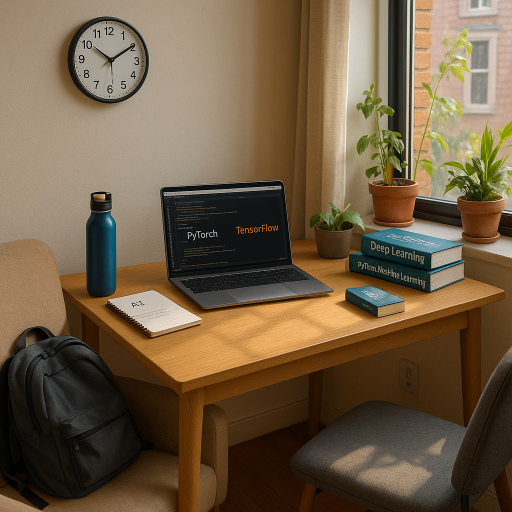
#> input picture test_image.png, 1024 x 1024 px (shown at 1/2 size)
$ python -i capture_image.py   (imports and definitions only)
#> lines starting #> are read from the running program, lines starting #| are printed output that depends on the picture; after the words box and inside, x2 and y2 are one past the last pixel; in counts of white or black regions, pixels touching at a corner belong together
#> further down, picture is the input picture: shape (1024, 1024, 3); mean B, G, R 67.7, 92.1, 111.3
import cv2
import pytesseract
import numpy as np
import google.generativeai as genai
import os
import json
from dotenv import load_dotenv
import time
import logging

logger = logging.getLogger("JarvesScannerTool")
# [1 line not run here, left out]
handler = logging.StreamHandler()
formatter = logging.Formatter('✨ %(asctime)s - %(name)s - %(levelname)s - %(message)s')
# [5 lines not run here, left out]
google_api_key = os.getenv("GOOGLE_API_KEY")
# [4 lines not run here, left out]

COLOR_BRIGHT_GREEN = (0, 255, 0)
COLOR_NEON_CYAN = (255, 255, 0)
COLOR_HOT_PINK = (180, 105, 255)
COLOR_DARK_GRAY_BG = (50, 50, 50)
COLOR_VIBRANT_YELLOW = (0, 255, 255)

# [16 lines left out: function put_text_with_bg, not called in this run]

def find_document_contours(image):
    gray = cv2.cvtColor(image, cv2.COLOR_BGR2GRAY)
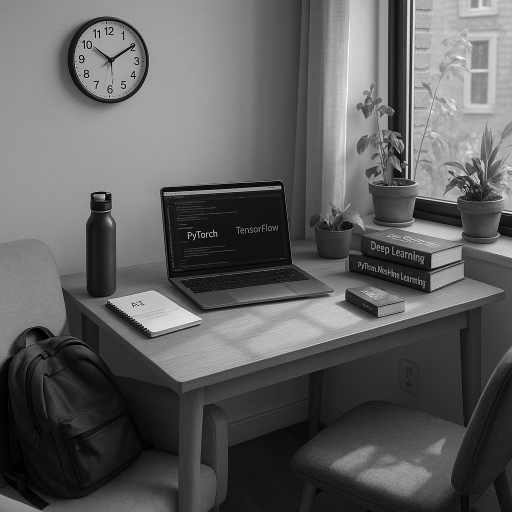
#> gray: shape (1024, 1024) (shown at 1/2 size); min 0, max 255, mean 95.1
    blurred = cv2.GaussianBlur(gray, (5, 5), 0)
    edged = cv2.Canny(blurred, 50, 150)
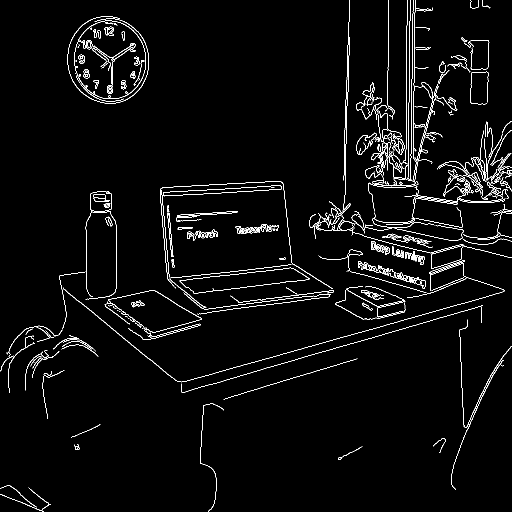
#> edged: shape (1024, 1024) (shown at 1/2 size); 2.9% white in thin lines or dots
    contours, _ = cv2.findContours(edged.copy(), cv2.RETR_LIST, cv2.CHAIN_APPROX_SIMPLE)
#> contours = 408 contours, 240 with area under 20; largest, box (x1, y1, x2, y2) and area: (148, 41, 292, 198) 17662, (148, 41, 292, 198) 17522, (216, 580, 404, 672) 8233, (216, 580, 404, 665) 8136, (359, 535, 619, 587) 6446
    contours = sorted(contours, key=cv2.contourArea, reverse=True)[:5]
#> contours = 5 contours; box (x1, y1, x2, y2) and area: (148, 41, 292, 198) 17662, (148, 41, 292, 198) 17522, (216, 580, 404, 672) 8233, (216, 580, 404, 665) 8136, (359, 535, 619, 587) 6446
    doc_contour = None
    for c in contours:
        peri = cv2.arcLength(c, True)
        approx = cv2.approxPolyDP(c, 0.02 * peri, True)
        if len(approx) == 4:
            if cv2.contourArea(approx) > (image.shape[0] * image.shape[1] * 0.05):
                doc_contour = approx; break
#> this loop made 5 passes
#> peri on passes 1 to 3: 497.8, 526.5, 567.7
#> (peri, approx) on passes 4 to 5: (457.8, [[216, 600], [306, 580], [403, 637], [305, 664]]), (567.4, [[618, 556], [579, 535], [359, 563], [396, 586]])
    return doc_contour

# [12 lines left out: function apply_brightness_contrast, not called in this run]

roi_start_point_g = (-1, -1); roi_end_point_g = (-1, -1)
roi_drawing_g = False; roi_defined_g = False

# [130 lines left out: functions roi_mouse_callback, interactive_roi_selection, capture_image_from_camera, not called in this run]

>>> import cv2
>>> picture = cv2.imread('../test_image.png')
>>> result = find_document_contours(picture)
